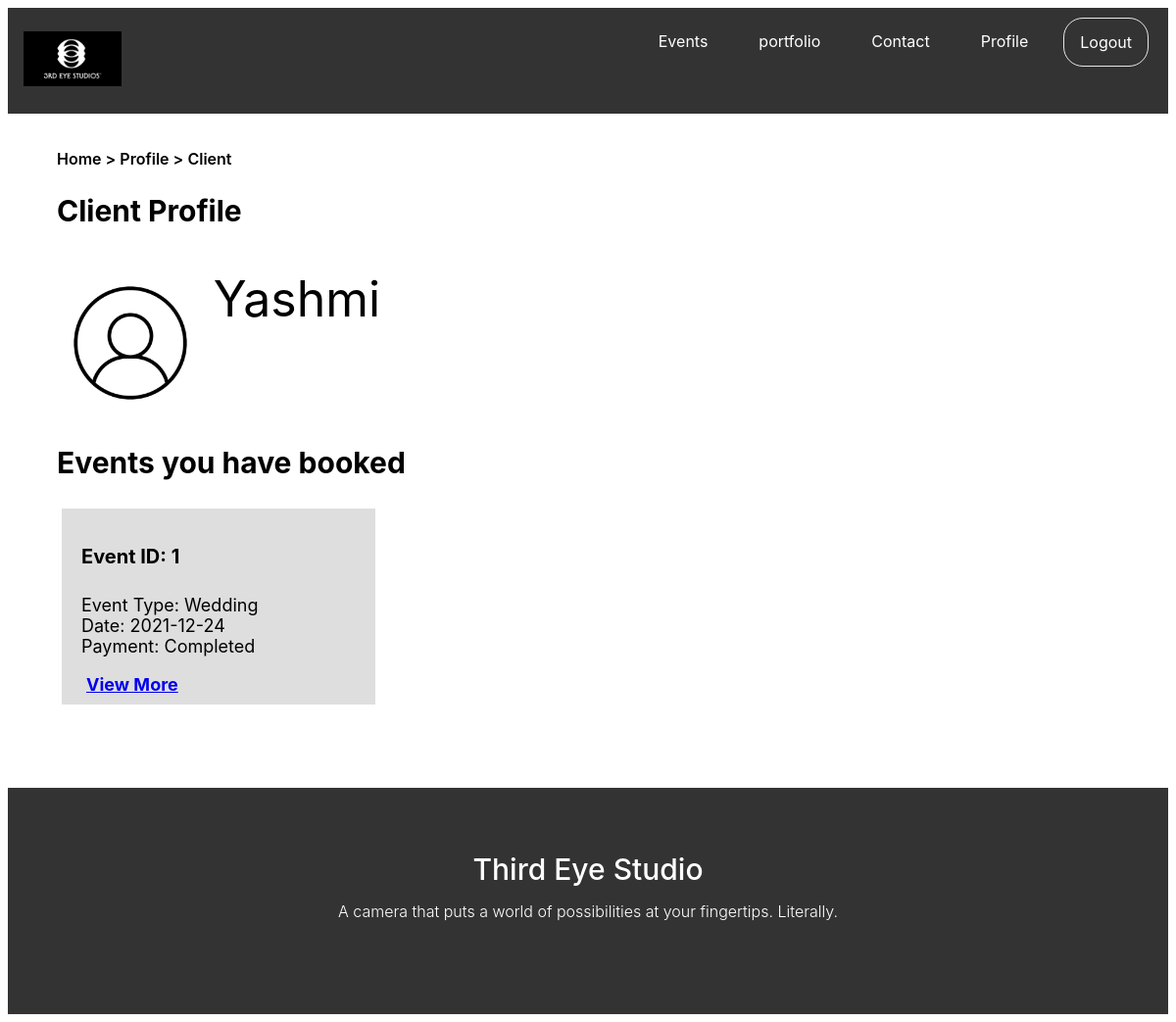
/client_profile_page.php (signed in), run on the app's committed database.
### tables this page shows
create table Client(
	ClientID int(5) not null  auto_increment,
	First_name varchar(30), 
	Last_name varchar(30),  
	Address varchar(200),
	Date_of_birth date,
	Username varchar(20),
	Password varchar(20),
	constraint client_pk primary key(ClientID)
);

create table Booking(
	BookingID int(3) not null  auto_increment, 
	ClientID int(5), 
	EventID int(3), 
	PackageID int(3), 
	event_date date, 
	Payment_state varchar(20), 
	Progress varchar(20),
	constraint booking_pk primary key(BookingID),
	constraint booking_client_fk foreign key (ClientID) references Client(ClientID),
	constraint booking_event_fk foreign key (EventID) references Event_tb(EventID),
	constraint booking_package_fk foreign key (PackageID) references Package(PackageID)
);

create table Event_tb(
	EventID int(3) not null  auto_increment,
	Event_type varchar(20),
	Description varchar(500),
	constraint event_pk primary key(EventID)
);

### src/client_profile_page.php (the view, shortened to what this page needs)
<!DOCTYPE html>
<head>
    <link rel="stylesheet" href="css/main.css">
    <link rel="stylesheet" href="css/footer.css">
    <link rel="stylesheet" href="css/font-awesome.min.css"> <link rel="stylesheet" href="https://cdnjs.cloudflare.com/ajax/libs/font-awesome/4.7.0/css/font-awesome.min.css">
</head>
<body>
    <?php session_start();
                require 'config.php';
                if(isset($_SESSION['username'], $_SESSION['role'])) {
                    if($_SESSION['role']=="client"){
                        $username = $_SESSION['username'];
                        $sql = "select ClientID, First_name from Client where Username='".$username."'";
                        $result = $con->query($sql);
                        $row = mysqli_fetch_array($result);
                        $clientid = $row['ClientID'];
                        $firstname = $row['First_name'];
                    }else{
                        header('Location: login_page.php');
                    }
                }else{
                    header('Location: login_page.php');
                }
    ?>
    <header>
    <div class="navbar">
            <ul class="navbarul">
                <li class="navbarli-left"><a class="navbarlia" href="index.php"><img src="img/logoheader-demo.png" width="100px" ></a></li>
                <?php
					if(isset($_SESSION['username'], $_SESSION['role'])){
                        echo "<li class='navbarli-right'><a class='navbarlia , iogbtnnavbar' href='login_page.php?logout=yes'>Logout</a></li>";
                        switch ($_SESSION['role']) {
                            default:
                                echo "<li class='navbarli-right'><a class='navbarlia' href='client_profile_page.php'>Profile</a></li>";
                        }
					}else{
						echo "<li class='navbarli-right'><a class='navbarlia , iogbtnnavbar' href='login_page.php?'>Login</a></li>";
					}
				?>
                <li class="navbarli-right"><a class="navbarlia" href="contact.php">Contact</a></li>
                <li class="navbarli-right"><a class="navbarlia" href="portfolio_page.php">portfolio</a></li>
                <li class ="navbarli-right"><a class="navbarlia" href="event_page.php">Events</a></li>
              </ul>
        </div>
    </header>
    <div class="row">
        <div class="column">
            <div class="head-nav-item">
                <p>Home > Profile > Client</p>
            </div>
            <h2 class="nav-header-text">Client Profile</h2>
            <div class="row">
                <div class="profile-col-one">
                    <img src="img/profile.jpg" width="150px">
                </div>
                <div class="profile-col-two" >
                    <h2 class="profile-name-text"><?php echo $firstname ?></h2>
                </div>
            </div>
            <h2 class="nav-header-text">Events you have booked</h2>
            <div class="row">
                <?php
                    $sql = "select b.BookingID, e.EventID, e.Event_type, p.Name, b.event_date, b.Payment_state, b.Progress
                    from booking b, event_tb e, package p, Client c
                    where b.ClientID = ".$clientid." and b.ClientID = c.ClientID and e.EventID = b.EventID and p.PackageID = b.PackageID";
                    $result = $con->query($sql);
                    if($result->num_rows > 0){
                        while($row = $result->fetch_assoc()){
                            echo "
                            <div class='events-three-lay'>
                                <h4 class='event-id'>Event ID: ".$row['EventID']."</h4>
                                <p class='event-descript'>Event Type: ".$row['Event_type']." <br> Date: ".$row['event_date']." <br>  Payment: ".$row['Payment_state']."</p>
                                <a href='event_description_page.php?bookingid=".$row['BookingID']."' class='event-link'> View More </a>
                            </div>
                            ";
                        }
                    }else{
                        echo "No Bookings";
                    }
                ?>
            </div>
        </div>
    </div>
<footer>
        <h2 class="footer-text">Third Eye Studio</h2>
        <p class="footer-tagline">A camera that puts a world of possibilities at your fingertips. Literally.</p>
    </footer>
</body>
</html>

### src/css/main.css (style rules this page uses)
.navbar:after { content: ""; display: table; clear: both; }
.navbarul { list-style-type: none; margin: 0; padding: 0; overflow: hidden; background-color: #333; font-family: -apple-system, BlinkMacSystemFont, 'Segoe UI', Roboto, Oxygen, Ubuntu, Cantarell, 'Open Sans', 'Helvetica Neue', sans-serif; }
.navbarli-left { float: left; }
.navbarli-right { float: right; }
.navbarlia { display: block; color: white; text-align: center; padding: 14px 16px; text-decoration: none; margin-right: 20px; margin-top: 10px; margin-bottom: 10px; }
.iogbtnnavbar { border: 1px solid #e7e7e7; border-radius: 20px; }
* { box-sizing:border-box }
.row:after { content: ""; display: table; clear: both; }
.column { float:left; width: 90%; margin-top: 20px; margin-left: 50px; margin-bottom: 80px; margin-right: 50px; }
.head-nav-item { font-family: -apple-system, BlinkMacSystemFont, 'Segoe UI', Roboto, Oxygen, Ubuntu, Cantarell, 'Open Sans', 'Helvetica Neue', sans-serif; font-weight: 600; font-size: 16px; }
.nav-header-text { font-size: 30px; font-weight: bold; font-family: -apple-system, BlinkMacSystemFont, 'Segoe UI', Roboto, Oxygen, Ubuntu, Cantarell, 'Open Sans', 'Helvetica Neue', sans-serif; }
.profile-col-one { float: left; width: 10%; }
.profile-col-one { float: left; width: 15%; }
.profile-name-text { font-size: 50px; font-weight: normal; font-family: -apple-system, BlinkMacSystemFont, 'Segoe UI', Roboto, Oxygen, Ubuntu, Cantarell, 'Open Sans', 'Helvetica Neue', sans-serif; }
.events-three-lay { float: left; width: 30%; background-color: #dfdede; padding: 10px; margin: 5px; border-color: black; border-width: 2px; }
.event-id { text-align: left; margin-left: 10px; font-weight: bold; font-size: 20px; font-family: -apple-system, BlinkMacSystemFont, 'Segoe UI', Roboto, Oxygen, Ubuntu, Cantarell, 'Open Sans', 'Helvetica Neue', sans-serif; }
.event-descript { font-weight: normal; font-size: 18px; margin-left: 10px; font-family: -apple-system, BlinkMacSystemFont, 'Segoe UI', Roboto, Oxygen, Ubuntu, Cantarell, 'Open Sans', 'Helvetica Neue', sans-serif; }
.event-link { font-family: -apple-system, BlinkMacSystemFont, 'Segoe UI', Roboto, Oxygen, Ubuntu, Cantarell, 'Open Sans', 'Helvetica Neue', sans-serif; font-weight: bold; font-size: 18px; font-style: normal; margin-left: 15px; }

### src/css/footer.css (style rules this page uses)
footer { text-align: left; color: cornsilk; padding: 15px; background-color: #333; font-family: -apple-system, BlinkMacSystemFont, 'Segoe UI', Roboto, Oxygen, Ubuntu, Cantarell, 'Open Sans', 'Helvetica Neue', sans-serif; }
.footer-text { font-size: 30px; font-weight: 500; color: #fff; margin-top: 50px; text-align: center; }
.footer-tagline { font-size: 16px; font-weight: 300; text-align: center; color: #fff; margin-bottom: 80px; margin-top: -10px; }

### data on the page
client: First_name "Yashmi"
booking: EventID.EventID "1", EventID.Event_type "Wedding", event_date "2021-12-24", Payment_state "Completed"
